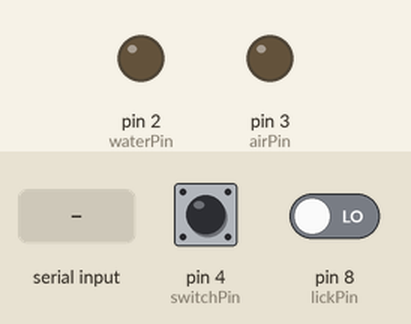
Recording of a sketch running on a simulated Arduino Uno, built with avr-gcc and run on an emulated ATmega328P. On the bench: output pins drawn as LEDs (lit = HIGH). The test bench sets the inputs (shaded band); at power-on: pin 4 (switchPin) LOW, pin 8 (lickPin) LOW.

Above: at 1.2 s.
1.3 s: pin 4 (switchPin) pulled HIGH for 0.15 s
At 2.6 s:
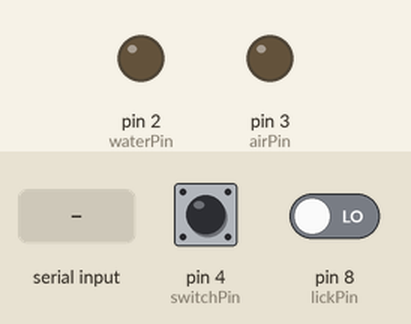
2.9 s: "R" received over Serial
At 3.2 s:
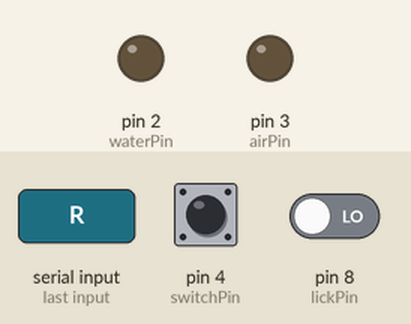
Timing chart, 0 to 5.9 s (numbered marks = the images above; inputs shaded):
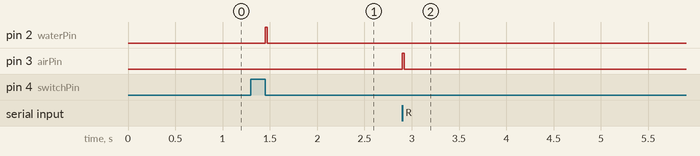

Measured:
- after the input at 1.3 s, pin 2 (waterPin): LOW → HIGH after 0.15 s, → LOW 0.02 s later
- after the input at 2.9 s, pin 3 (airPin): LOW → HIGH at once, → LOW 0.02 s later

The sketch:

test_cond_matlab_lick_detect.ino
```cpp
int trialStep = 0;
// define input pins
const int switchPin = 4; // manual switch
const int lickPin = 8;  // lickometer
// define output pins
const int waterPin = 2; // water
const int airPin = 3;   // air

// Variables
//bool switchDetected = false; // switch flag
unsigned long lastLickStateChange = 0; // Last time lickometer gone up
unsigned long lastSwitchStateChange = 0; // Last time switch gone up

// Pulse parameters
const unsigned long waterDur = 20;   // Duration of the water pulse (ms)
const unsigned long airDur = 20;   // Duration of the air pulse (ms)

//MATLAB conditional
char serialData;
bool newSerialFlag = false;

void setup() {
Serial.begin(9600);
  pinMode(lickPin, INPUT);
  pinMode(switchPin, INPUT);
  pinMode(waterPin, OUTPUT);
  pinMode(airPin, OUTPUT);
}

void loop() {
  if (Serial.available() > 0){
    serialData = Serial.read();
    digitalWrite(airPin, HIGH);
    delay(airDur);
    digitalWrite(airPin, LOW);
  }

  // Poll the input pin to detect the pulse
  int lickState = digitalRead(lickPin);
  int switchState = digitalRead(switchPin);

    // Check if the switch state has changed
    if (switchState == HIGH && lastSwitchStateChange == 0) {
      lastSwitchStateChange = millis(); // Record the time of the lickometer rising edge
    } else if (switchState == LOW && lastSwitchStateChange > 0) {
      // Calculate the switch pulse width
      unsigned long switchPulseWidth = millis() - lastSwitchStateChange;
      // Check if the switch pulse width is within a valid range (adjust the range as needed)
      if (switchPulseWidth > 10 && switchPulseWidth < 500) {
        // Pulse detected, trigger the output pulse
        digitalWrite(waterPin, HIGH);
        delay(waterDur);
        digitalWrite(waterPin, LOW);
     }
     // Reset the variables for the next pulse detection
     lastSwitchStateChange = 0;
    }

    if (serialData == 'R' || serialData == 'P'){
      // Check if the lickometer state has changed
      if (lickState == HIGH && lastLickStateChange == 0) {
        lastLickStateChange = millis(); // Record the time of the lickometer rising edge
      } else if (lickState == LOW && lastLickStateChange > 0) {
      // Calculate the lick pulse width
      unsigned long lickPulseWidth = millis() - lastLickStateChange;
      // Check if the lick pulse width is within a valid range (adjust the range as needed)
      if (lickPulseWidth > 10 && lickPulseWidth < 500) {
        // Pulse detected, trigger the output pulse
        if (serialData == 'R') {
          digitalWrite(waterPin, HIGH);
          delay(waterDur);
          digitalWrite(waterPin, LOW);
        } else if (serialData == 'P') {
          digitalWrite(airPin, HIGH);
          delay(airDur);
          digitalWrite(airPin, LOW);
        }
        // Reset the variables for the next pulse detection
        lastLickStateChange = 0;
      }
     }
    }
}
```
